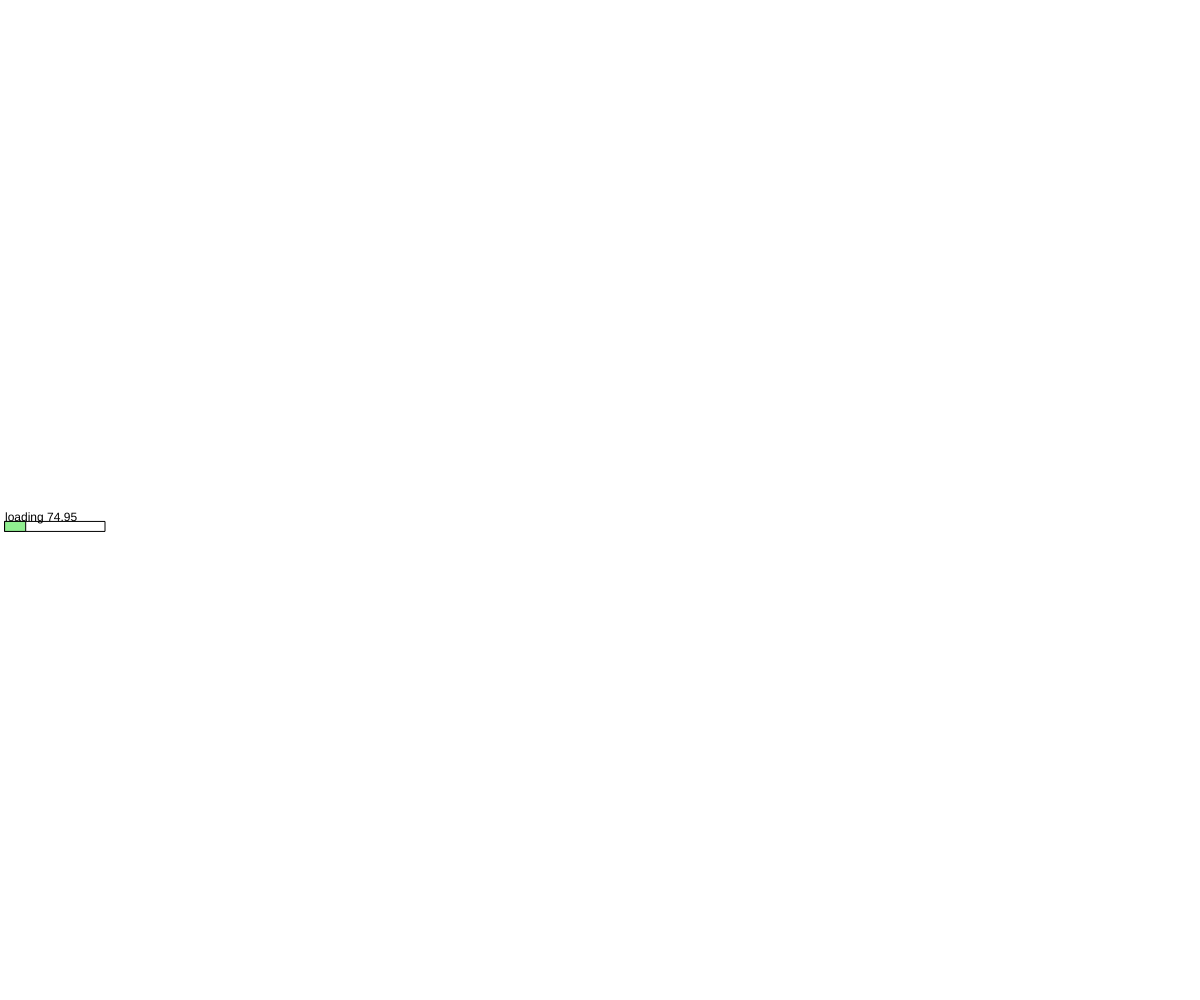
Frame 1 (no input)
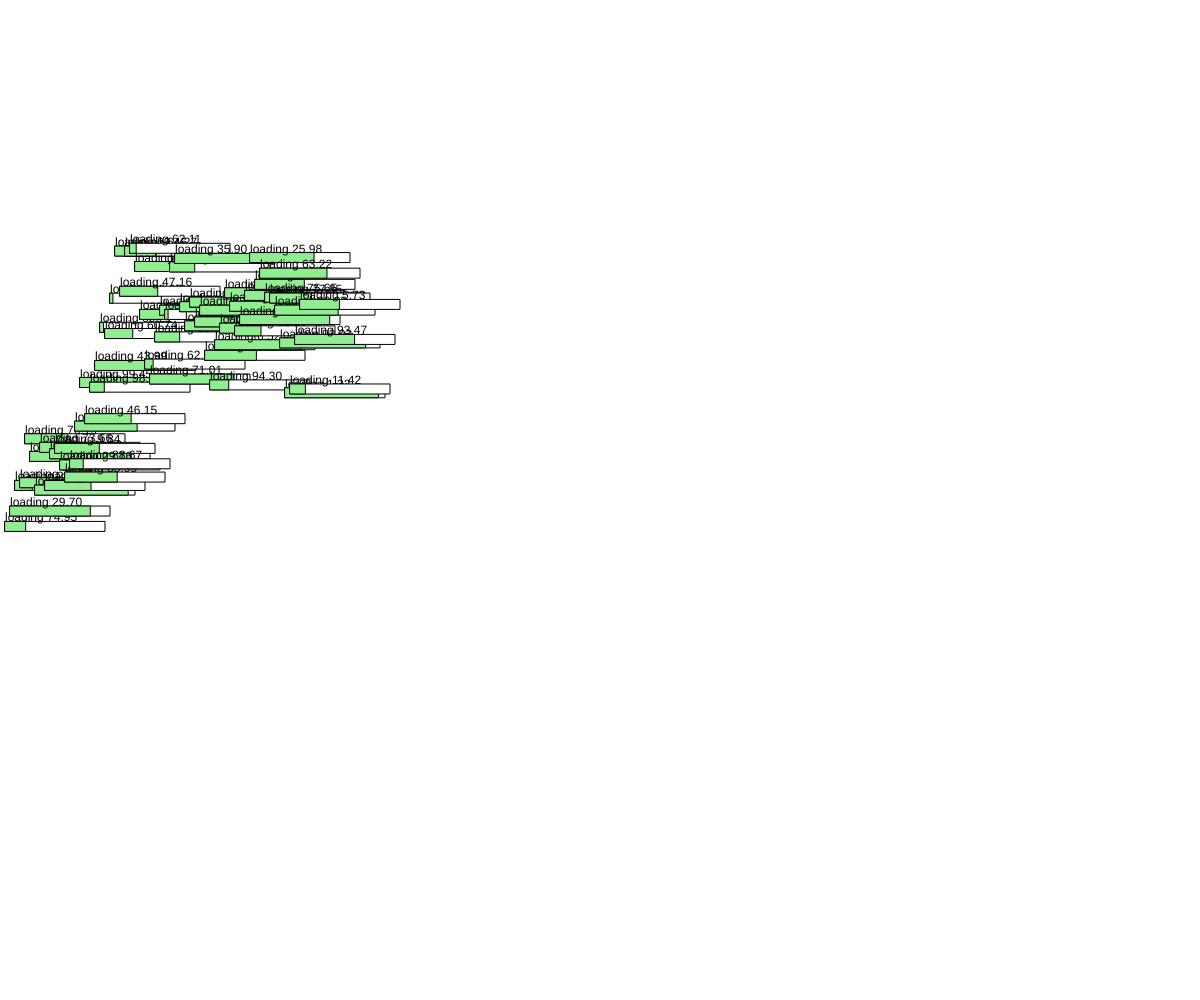
Frame 60 (no input)
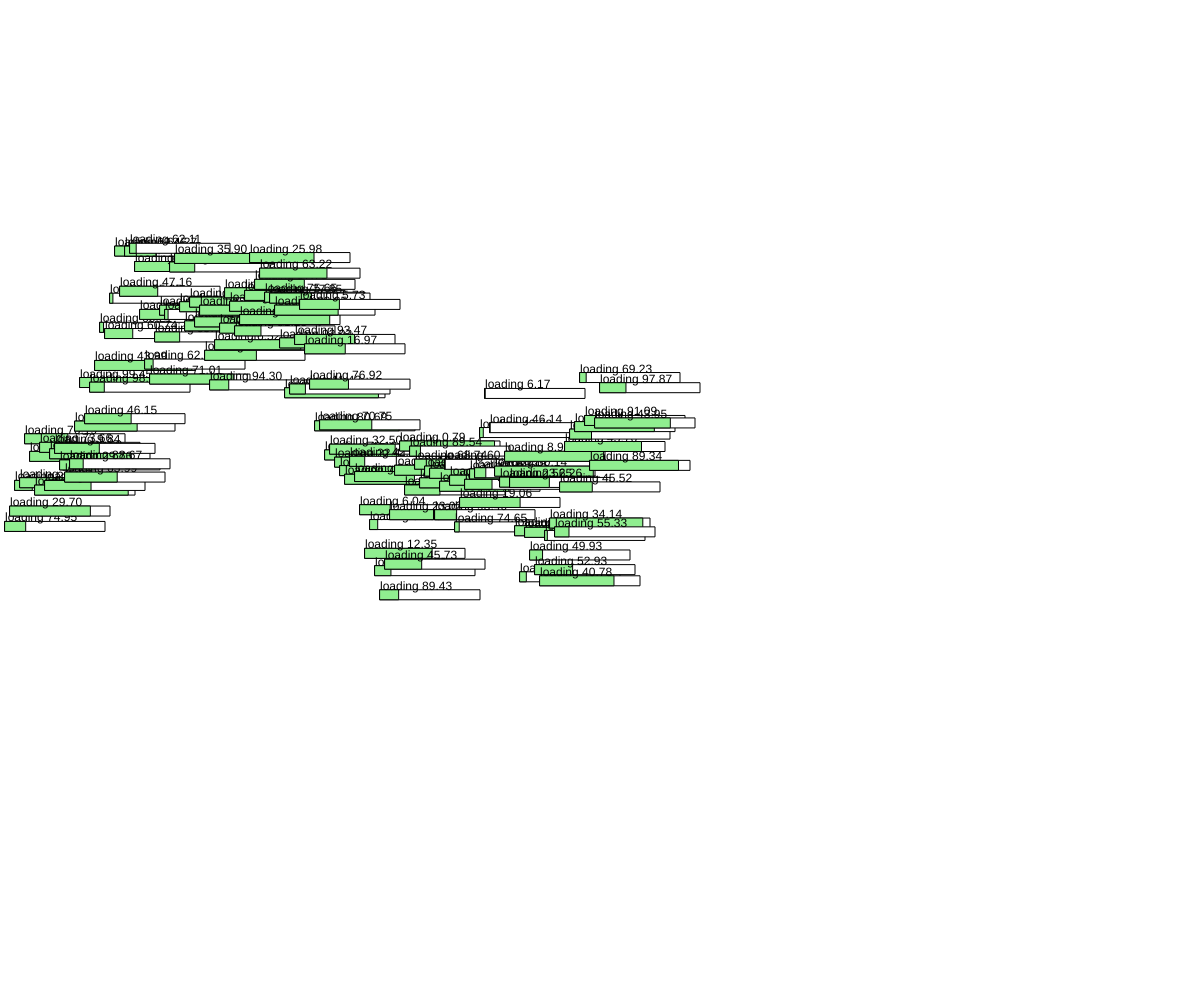
Frame 120 (the mouse pressed at the canvas centre since frame 60)

The p5.js sketch that drew these frames (run headless with seeded random() and noise() and a simulated clock; from frame 60 on, the mouse is pressed at the canvas centre):

// p5.js sketch
// ── sketch.js
let endX, endY;
let direction = 1; // Variable to control the drawing direction

function setup() {
  createCanvas(windowWidth, windowHeight);
  background(255);
  
  endY = height / 2;
  endX = 0;
}

function draw() {
  chart();
}

function chart() {
  let maxSegments = 1; // Maximum number of line segments to draw per frame
  
  // Draw line segment by segment
  for (let i = 0; i < maxSegments; i++) {
    let newX = endX + (5 * direction); // Move in the current direction
    
    let newY = endY + random(-50, 50); // Randomly generate Y position
    if (newY > height || newY < 0) {
      newY = endY; // If the new Y position is out of bounds, reset it to the previous Y position
    }
    
    fill('white');
    rect(newX, newY, 100, 10);
    fill('lightgreen');
    rect(newX, newY, random(100), 10);
    const percentage = (Math.round(random(100) * 100) / 100).toFixed(2);;
    fill('black');
    text('loading ' + percentage, newX, newY);
    
    // Check if newX reaches the canvas boundaries
    if (newX >= windowWidth || newX <= 0) {
      direction *= -1; // Reverse the drawing direction
    }
    
    endX = newX;
    endY = newY;
  }
}

// ── style.css
.sketch-7-2024 {
    margin: 0;
    background-color: white;
    animation: fade-in;
}

@keyframes fade-in {
    from {
        opacity: 0;
    }
    to {
        opacity: 1;
    }
}
